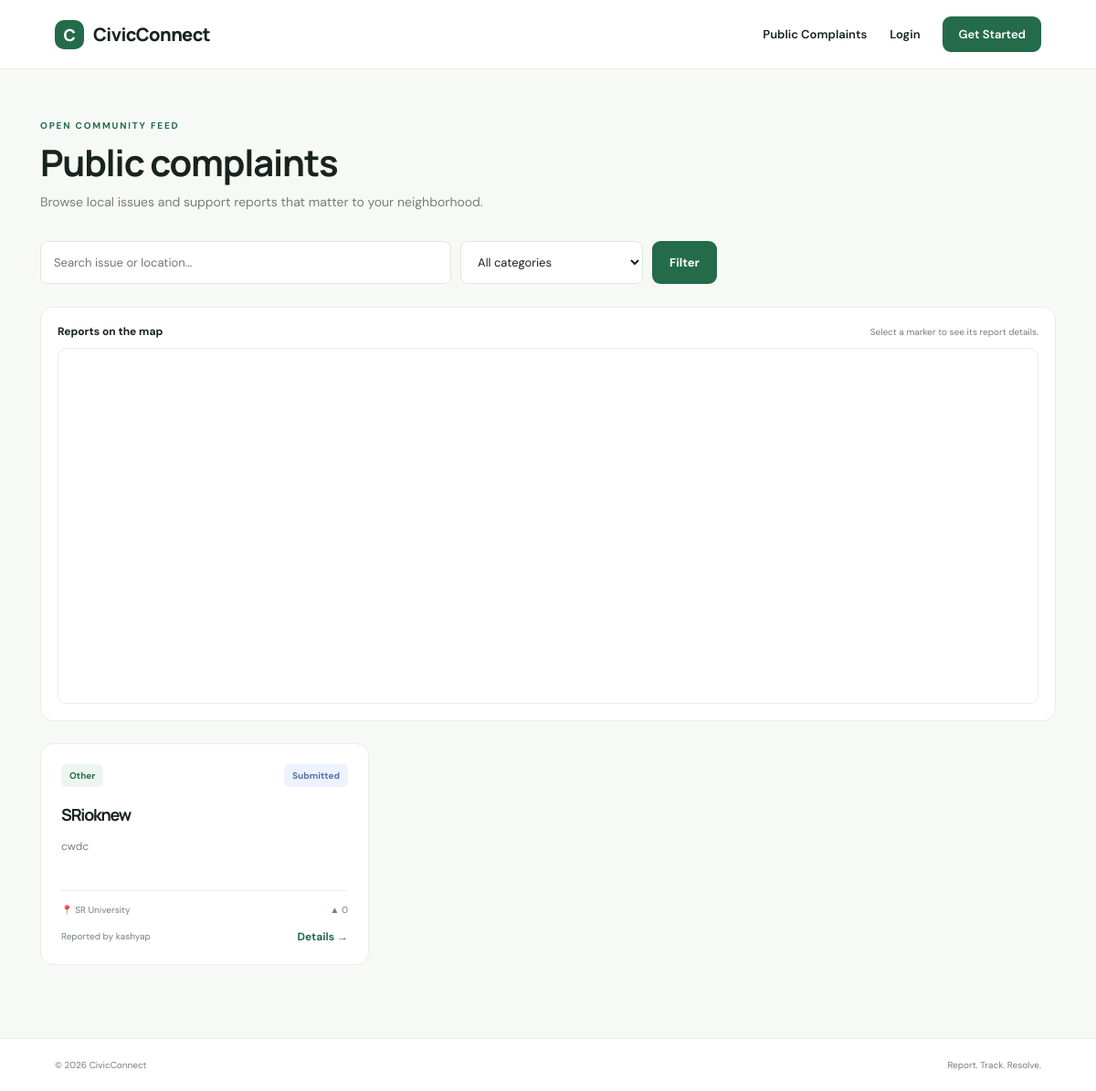
Before: /public-complaints with the older database file.
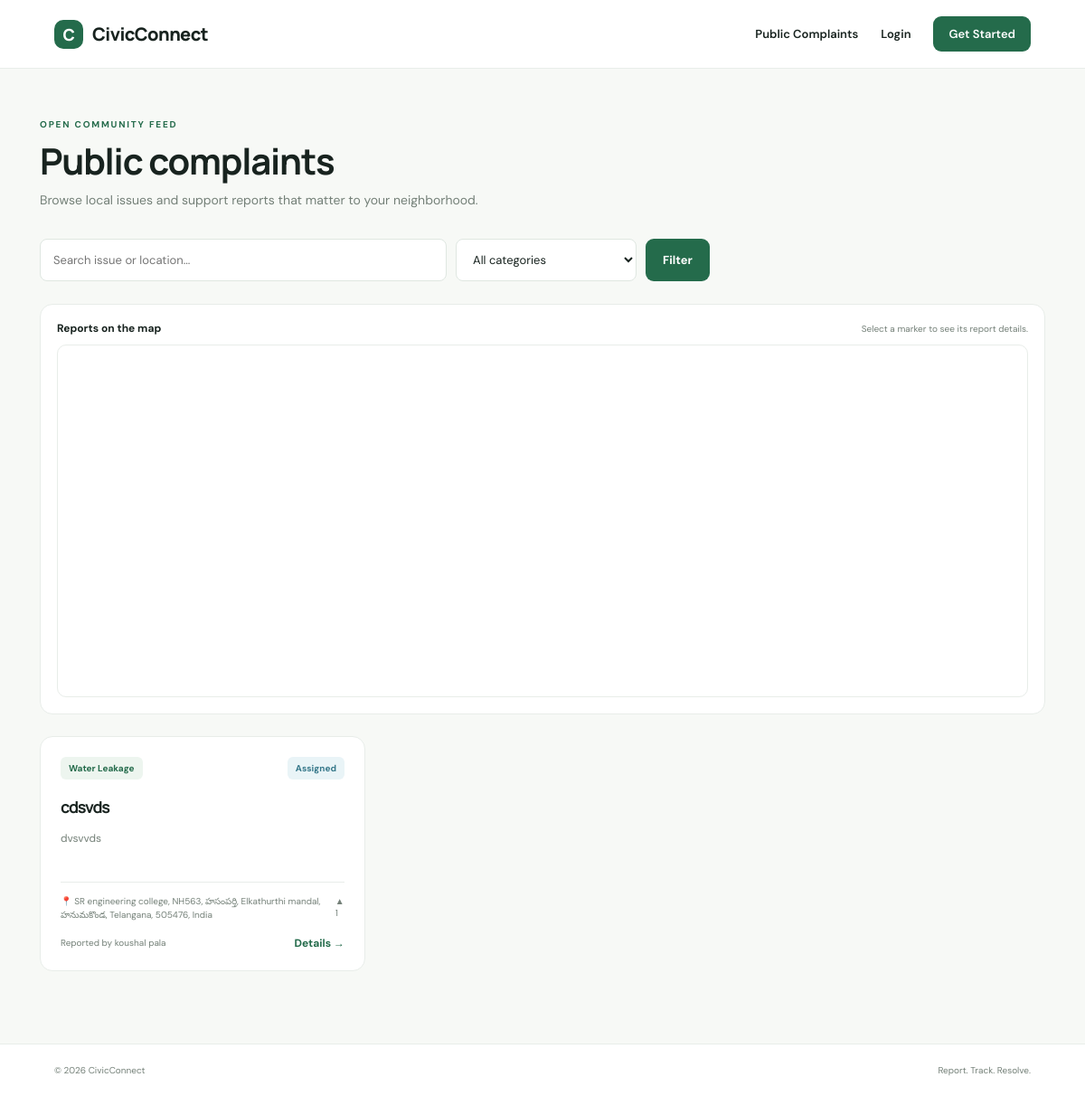
After: the same page with the newer database file.
### tables this page shows
CREATE TABLE complaints (
        id INTEGER PRIMARY KEY AUTOINCREMENT,
        user_id INTEGER NOT NULL,
        title TEXT NOT NULL,
        description TEXT NOT NULL,
        category TEXT NOT NULL,
        department TEXT NOT NULL,
        priority TEXT NOT NULL,
        status TEXT NOT NULL DEFAULT 'Submitted',
        latitude REAL,
        longitude REAL,
        location_text TEXT,
        photo TEXT,
        created_at TEXT NOT NULL,
        updated_at TEXT NOT NULL,
        FOREIGN KEY(user_id) REFERENCES users(id)
    );

CREATE TABLE users (
        id INTEGER PRIMARY KEY AUTOINCREMENT,
        name TEXT NOT NULL,
        email TEXT NOT NULL UNIQUE,
        password TEXT NOT NULL,
        role TEXT NOT NULL DEFAULT 'citizen',
        department TEXT,
        created_at TEXT NOT NULL
    );

### app.py (the view)
@app.route("/public-complaints")
def public_complaints():
    q = request.args.get("q", "").strip()
    category = request.args.get("category", "")
    sql = """SELECT c.*, u.name AS reporter,
             (SELECT COUNT(*) FROM upvotes v WHERE v.complaint_id=c.id) AS votes
             FROM complaints c JOIN users u ON u.id=c.user_id WHERE 1=1"""
    params = []
    if q:
        sql += " AND (c.title LIKE ? OR c.description LIKE ? OR c.location_text LIKE ?)"
        params += [f"%{q}%"] * 3
    if category:
        sql += " AND c.category=?"
        params.append(category)
    sql += " ORDER BY c.created_at DESC"
    rows = get_db().execute(sql, params).fetchall()
    return render_template("public_complaints.html", complaints=rows, q=q, category=category,
                           categories=list(DEPARTMENTS.keys()))

### app.py (called while the page is built)
def get_db():
    if "db" not in g:
        g.db = sqlite3.connect(DATABASE)
        g.db.row_factory = sqlite3.Row
        g.db.execute("PRAGMA foreign_keys = ON")
    return g.db

@app.context_processor
def inject_user():
    return {"current_user": session.get("name"), "current_role": session.get("role")}

### templates/public_complaints.html (shortened to what this page needs)
{% extends "base.html" %}{% block title %}Public complaints | CivicConnect{% endblock %}{% block content %}
<div class="page-heading"><span class="eyebrow">OPEN COMMUNITY FEED</span><h1>Public complaints</h1><p>Browse local issues and support reports that matter to your neighborhood.</p></div>
<form class="filter-bar" method="get"><input name="q" value="{{ q }}" placeholder="Search issue or location..."><select name="category"><option value="">All categories</option></select><button class="btn primary">Filter</button></form>
{% if complaints %}<section class="public-map-panel"><div class="map-heading"><strong>Reports on the map</strong><small>Select a marker to see its report details.</small></div><div id="public-map" class="map-box public-map"></div></section><div class="complaint-grid">{% for c in complaints %}<article class="complaint-card"><div class="card-top"><span class="tag">{{ c.category }}</span><span class="status {{ c.status|lower|replace(' ','-') }}">{{ c.status }}</span></div><h3><a href="{{ url_for('complaint_detail', complaint_id=c.id) }}">{{ c.title }}</a></h3><p>{{ c.description[:150] }}</p><div class="card-meta"><span>📍 {{ c.location_text or 'Location not specified' }}</span><span>▲ {{ c.votes }}</span></div><div class="card-bottom"><small>Reported by {{ c.reporter }}</small><a class="text-link" href="{{ url_for('complaint_detail', complaint_id=c.id) }}">Details →</a></div></article>{% endfor %}</div>{% else %}<div class="empty-state"><h3>No matching complaints</h3><p>Try a different search or category.</p></div>{% endif %}{% endblock %}

Changed rows visible on the page:
removed complaints: category "Other", status "Submitted", title "SRioknew", description "cwdc", location_text "SR University", votes "0", reporter "kashyap"
added complaints: category "Water Leakage", status "Assigned", title "cdsvds", description "dvsvvds", location_text "SR engineering college, NH563, హసంపర్తి, Elkathurthi mandal, హనుమకొండ, Telangana, 505476, India", votes "1", reporter "koushal pala"
